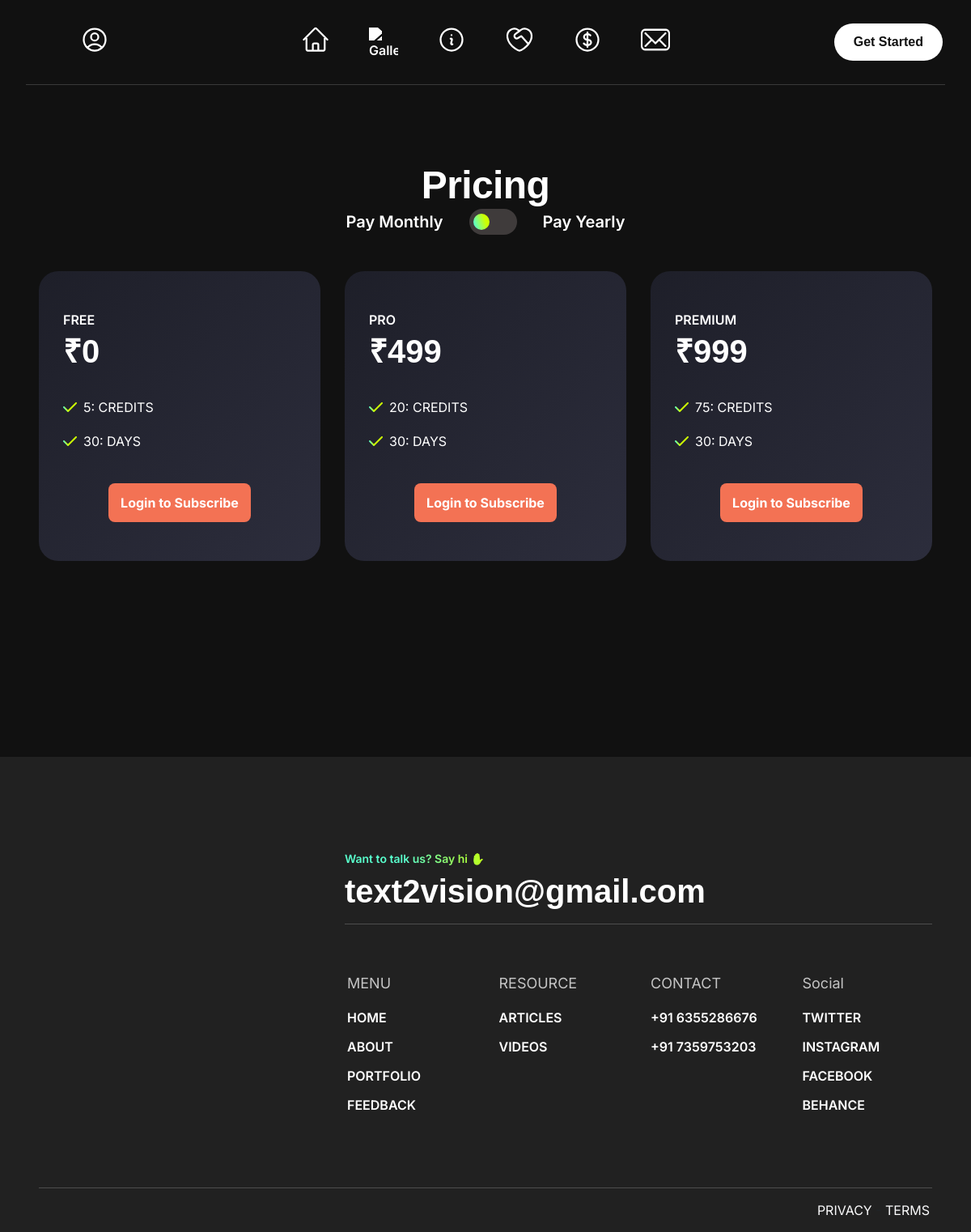
The page /price/ on the database its author committed.
### backoffice_engine/models.py (models this page shows, shortened)
class BaseModel(models.Model):
    id = models.AutoField(primary_key=True)
    created_at = models.DateTimeField(auto_now_add=True)
    updated_at = models.DateTimeField(auto_now=True)
    class Meta:
        abstract = True

class Plan(BaseModel):
    name = models.CharField(max_length = 50)
    description = models.TextField(null= True,blank=True)
    price = models.IntegerField(null=False,blank=False)
    duration_days = models.IntegerField()
    credit=models.IntegerField(null=True,blank=True)
    is_active = models.BooleanField(default = True)
    class Meta:
        db_table = 'plan'

### backoffice_engine/views.py (the view, shortened to what this page needs)
# urls.py: path('price/', views.price),
def price(request):
    if 'id' in request.session:
        user_id = request.session['id']
        active_sub = Subscription.objects.filter(user_id=user_id, status='active').first()
        active_plan_id = active_sub.plan.id if active_sub else None
    else:
        active_plan_id = None
    all_plan = Plan.objects.filter(duration_days=30, is_active=True)
    all_plan_yearly = Plan.objects.filter(duration_days=365, is_active=True)
    return render(request, 'price.html', {
        'all_plan': all_plan,
        'all_plan_yearly': all_plan_yearly,
        'active_plan_id': active_plan_id,
    })

### backoffice_engine/template/price.html (shortened to what this page needs)
{% extends 'header_footer.html' %}
{% load static mathfilters %}
{% block content %}
<!doctype html>
<html lang="en">
<head>
    {% load static %}
    <link rel="stylesheet" href="{% static 'css/bootstrap.min.css' %}">
    <link rel="stylesheet" href="{% static 'css/fontawesome.min.css' %}">
    <link rel="stylesheet" href="{% static 'css/swiper-bundle.min.css' %}">
    <link rel="stylesheet" href="{% static 'css/aos.css' %}">
    <link rel="stylesheet" href="{% static 'css/magnific-popup.css' %}">
    <link rel="stylesheet" href="{% static 'css/style.css' %}">
</head>
<body class="bp-bg-body bg-no-repeat" data-bg-image="{% static 'images/bg/price-bg.png' %}">
<main id="bp-main">
    <section id="price" class="price pt-200 pb-100">
        <div class="container">
            <div class="row">
                <div class="col-xl-6 mx-auto">
                    <div class="section-title section-title--style2 position-relative text-center mb-45">
                        <h2 class="section-title__big text-white mb-25">Pricing</h2>
                        <div class="price-switcher price-switcher--style2">
                            <span class="price-switcher__name">Pay Monthly</span>
                            <div class="price-switcher__switch">
                                <input type="checkbox" class="price-switcher__toggle" id="billingToggle">
                            </div>
                            <span class="price-switcher__name">Pay Yearly</span>
                        </div>
                    </div>
                </div>
            </div>
            <div class="price-table">
                <div class="price-content show" id="monthly">
                    <div class="row">
                        {% for data in all_plan %}
                        <div class="col-xl-4 mb-30" data-aos="fade-up" data-aos-duration="800">
                            <div class="price-data price-data--style2">
                                <span class="price-data__type">{{ data.name }}</span>
                                <h4 class="price-data__price">₹{{ data.price }}</h4>
                                <ul class="price-data__details">
                                    <li><img src="{% static 'icons/check-icon-2.svg' %}" alt="icon">{{ data.credit }}: CREDITS</li>
                                    <li><img src="{% static 'icons/check-icon-2.svg' %}" alt="icon">{{ data.duration_days }}: DAYS</li>
                                </ul>
                                <div class="price-data__button">
                                    {% if data.id == active_plan_id %}
                                        <span class="already-subscribed">ALREADY SUBSCRIBED</span>
                                    {% else %}
                                        {% if request.session.id %}
                                            <form action="/payment/" method="POST">
                                                {% csrf_token %}
                                                <input type="hidden" name="planid" value="{{ data.id }}">
                                                <input type="hidden" name="userid" value="{{ request.session.id }}">
                                                {% if data.price != 0 %}
                                                    <script
                                                        src="https://checkout.razorpay.com/v1/checkout.js"
                                                        data-key="rzp_test_y3hwosYJV9qi37"
                                                        data-amount="{{ data.price|mul:100 }}"
                                                        data-currency="INR"
                                                        data-order_id="{{ payment.id }}"
                                                        data-buttontext="SUBSCRIBE"
                                                        data-name="TEXT2VISION"
                                                        data-description="AI image generator"
                                                        data-image="{% static 'images/favicon.png' %}"
                                                        data-prefill.name="{{ request.user.get_full_name }}"
                                                        data-prefill.email="{{ request.user.email }}"
                                                        data-theme.color="#F37254">
                                                    </script>
                                                {% endif %}
                                            </form>
                                        {% else %}
                                            <a href='/login/' class="login-button">Login to Subscribe</a>
                                        {% endif %}
                                    {% endif %}
                                </div>
                            </div>
                        </div>
                        {% endfor %}
                    </div>
                </div>
            </div>
        </div>
    </section>
</main>
</body>
</html>
{% endblock %}

### backoffice_engine/template/header_footer.html (shortened to what this page needs)
<!doctype html>
<html lang="en">
<head>
    {% load static %}
    <link rel="stylesheet" href="{% static 'css/bootstrap.min.css' %}">
    <link rel="stylesheet" href="{% static 'css/fontawesome.min.css' %}">
    <link rel="stylesheet" href="{% static 'css/swiper-bundle.min.css' %}">
    <link rel="stylesheet" href="{% static 'css/aos.css' %}">
    <link rel="stylesheet" href="{% static 'css/magnific-popup.css' %}">
    <link rel="stylesheet" href="{% static 'css/style.css' %}">
</head>
<body class="bp-bg-body animation-active" onload="load()">
    <header class="header header--style2 header--transparent sticky-on" data-aos="fade-down" data-aos-duration="1500">
        <div id="navbar">
            <div class="container-fluid p-0">
                <div class="row align-items-center">
<div class="col-xl-2 col-lg-2 col-md-6 col-6">
    <div class="header__navigation">
        <div class="header__menu text-center">
            <div class="main-menu">
                <nav class="main-menu__nav">
                    <ul class="main-menu__list">
                        <li>
                            <a href="/profile/" class="nav-item">
                                <img src="{% static 'icons/svgviewer-output.svg' %}" alt="Profile" style="width:36px;height:36px;filter:brightness(0)invert(1)">
                            </a>
                        </li>
                    </ul>
                </nav>
            </div>
        </div>
    </div>
</div>
<div class="col-xl-8 col-lg-7 col-md-6 col-6">
    <div class="header__navigation">
        <div class="header__menu text-center">
            <div class="main-menu">
                <nav class="main-menu__nav">
                    <ul class="main-menu__list">
                        <li>
                            <a href="/index/" class="nav-item">
                                <img src="{% static '/icons/home.svg' %}" alt="Home" style="width:36px;height:36px;filter:brightness(0)invert(1)">
                            </a>
                        </li>
                        <li>
                            <a href="/gallery/" class="nav-item">
                                <img src="{% static '/icons/gallery.svg' %}" alt="Gallery" style="width:36px;height:36px;filter:brightness(0)invert(1)">
                            </a>
                        </li>
                        <li>
                            <a href="/about/" class="nav-item">
                                <img src="{% static '/icons/about.svg' %}" alt="About" style="width:36px;height:36px;filter:brightness(0)invert(1)">
                            </a>
                        </li>
                        <li>
                            <a href="/services/" class="nav-item">
                                <img src="{% static '/icons/service.svg' %}" alt="Services" style="width:36px;height:36px;filter:brightness(0)invert(1)">
                            </a>
                        </li>
                        <li>
                            <a href="/price/" class="nav-item">
                                <img src="{% static '/icons/price.svg' %}" alt="Pricing" style="width:36px;height:36px;filter:brightness(0)invert(1)">
                            </a>
                        </li>
                        <li>
                            <a href="/contact/" class="nav-item">
                                <img src="{% static '/icons/contact.png' %}" alt="Contact" style="width:36px;height:36px;filter:brightness(0)invert(1)">
                            </a>
                        </li>
                    </ul>
                </nav>
            </div>
        </div>
    </div>
</div>
                    <div class="col-xl-2 col-lg-3 d-none d-lg-block">
                        <div class="header__button text-end">
                         {% if request.session.id %}
                        <div class="header__button text-end">
                            <div class="header__button text-end d-flex justify-content-end align-items-center">
                                <a href="/generate_image/" class="bp-btn bp-btn--white me-2">Generate</a>
                                <a href="/logout/" class="bp-btn bp-btn--white">Logout</a>
                            </div>
                        </div>
                            {% else %}
                            <a href="/login/" class="bp-btn bp-btn--white">Get started</a>
                            {% endif %}
                        </div>
                    </div>
                </div>
            </div>
        </div>
    </header>
    {% block content %}
    {% endblock %}
    <section class="footer black-bg pt-115">
        <div class="footer__top pb-60">
            <div class="container">
                <div class="row">
                    <div class="col-xl-4 col-lg-3 col-md-12">
                    </div>
                    <div class="col-xl-8 col-lg-9">
                        <div class="footer-right">
                            <div class="mb-10">
                                <p class="footer__text mb-0">Want to talk us? Say hi ✋</p>
                                <a class="footer__email" href="mailto:text2vision@gmail.com">text2vision@gmail.com</a>
                            </div>
                            <div class="footer-widgets">
                                <div class="row">
                                    <div class="col-lg-3 col-md-6">
                                        <div class="footer-menu mb-30">
                                            <h3 class="footer-menu__title mb-20">MENU</h3>
                                            <ul class="footer-menu__list mb-0">
                                                <li><a href="/index/">HOME</a></li>
                                                <li><a href="/about/">ABOUT</a></li>
                                                <li><a href="/portfolio/">PORTFOLIO</a></li>
                                                <li><a href="/feedback/">FEEDBACK</a></li>
                                            </ul>
                                        </div>
                                    </div>
                                    <div class="col-lg-3 col-md-6">
                                        <div class="footer-menu mb-30">
                                            <h3 class="footer-menu__title mb-20">RESOURCE</h3>
                                            <ul class="footer-menu__list mb-0">
                                                <li><a href="/about/">ARTICLES</a></li>
                                                <li><a href="/about/">VIDEOS</a></li>
                                            </ul>
                                        </div>
                                    </div>
                                    <div class="col-lg-3 col-md-6">
                                        <div class="footer-menu mb-30">
                                            <h3 class="footer-menu__title mb-20">CONTACT</h3>
                                            <ul class="footer-menu__list mb-0">
                                                <li><a href="/contact/">+91 6355286676</a></li>
                                                <li><a href="/contact/">+91 7359753203</a></li>
                                            </ul>
                                        </div>
                                    </div>
                                    <div class="col-lg-3 col-md-6">
                                        <div class="footer-menu mb-30">
                                            <h3 class="footer-menu__title mb-20">Social</h3>
                                            <ul class="footer-menu__list mb-0">
                                                <li><a href="https://twitter.com/">TWITTER</a></li>
                                                <li><a href="https://instagram.com/">INSTAGRAM</a></li>
                                                <li><a href="https://facebook.com/">FACEBOOK</a></li>
                                                <li><a href="https://www.behance.net/">BEHANCE</a></li>
                                            </ul>
                                        </div>
                                    </div>
                                </div>
                            </div>
                        </div>
                    </div>
                </div>
            </div>
        </div>
        <div class="footer__bottom">
            <div class="container">
                <div class="row">
                    <div class="col-12">
                        <div class="footer__bottom--inner pt-15">
                            <div class="row">
                                <div class="col-lg-6 col-md-6">
                                </div>
                                <div class="col-lg-6 col-md-6">
                                    <div class="footer__links mb-15">
                                        <span><a href="/about/">PRIVACY</a></span>
                                        <span> - </span>
                                        <span><a href="/about/">TERMS</a></span>
                                    </div>
                                </div>
                            </div>
                        </div>
                    </div>
                </div>
            </div>
        </div>
    </section>
</body>
</html>

### backoffice_engine/template/header_footer.html (style rules this page uses)
.main-menu__list .nav-item { position: relative; display: inline-block; text-align: center; }
.main-menu__list .nav-item img, .main-menu__list .nav-item .nav-label { display: block; text-align: center; transition: opacity 0.3s ease; }

### backoffice_engine/template/price.html (style rules this page uses)
.price-data { transition: transform 0.3s ease, box-shadow 0.3s ease; }
.price-switcher__switch { cursor: pointer; }
.buy-button, .login-button { display: block; text-align: center; padding: 12px 15px; border-radius: 8px; background: #F37254; color: #fff; font-weight: bold; text-decoration: none; }

### rows shown on the page
Plan: name "FREE", price "0", credit "5", duration_days "30", shows "Login to Subscribe"
Plan: name "PRO", price "499", credit "20", duration_days "30", shows "Login to Subscribe"
Plan: name "PREMIUM", price "999", credit "75", duration_days "30", shows "Login to Subscribe"
